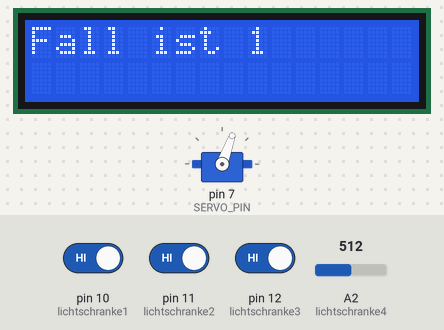
A sketch run on a simulated Arduino Uno, built with avr-gcc and run on an emulated ATmega328P. Parts: 16×2 character LCD, servo. Inputs (shaded band) come from the test bench; at power-on: A2 (lichtschranke4) = 512, pin 10 (lichtschranke1) HIGH, pin 11 (lichtschranke2) HIGH, pin 12 (lichtschranke3) HIGH. Random numbers use the default seed unless the sketch sets one; the audio player accepts every command and is not drawn; what the sketch prints to the serial monitor is not drawn.

Above: at 8.8 s.
8.9 s: A2 (lichtschranke4) set to 245
10.4 s: A2 (lichtschranke4) set to 219
At 11.9 s:
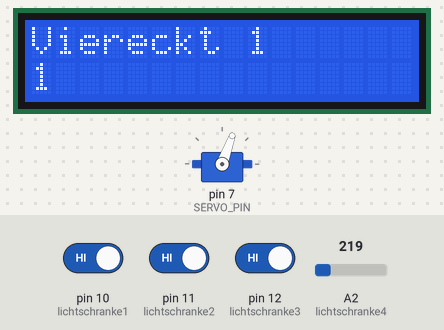
13.4 s: pin 10 (lichtschranke1) driven LOW
At 15.5 s:
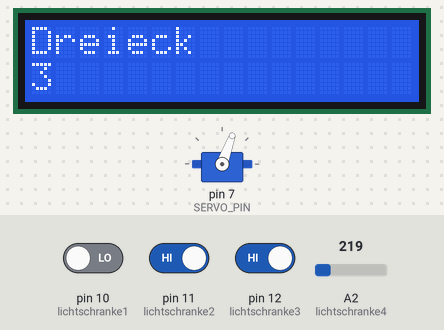
16.2 s: pin 11 (lichtschranke2) driven LOW
At 17.2 s:
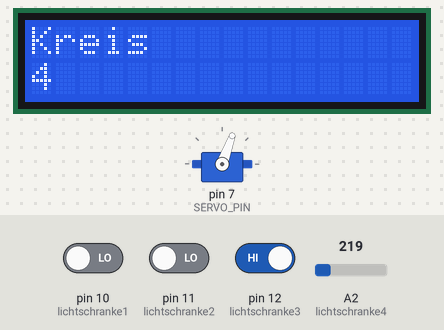
25.2 s: pin 10 (lichtschranke1) driven HIGH
At 27.9 s:
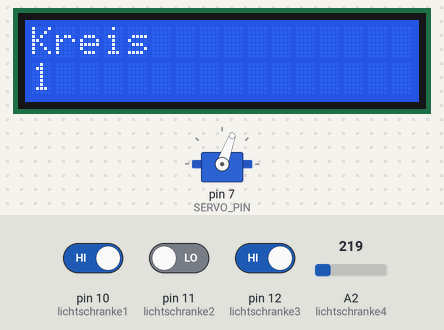
28.2 s: pin 12 (lichtschranke3) driven LOW
At 29.7 s:
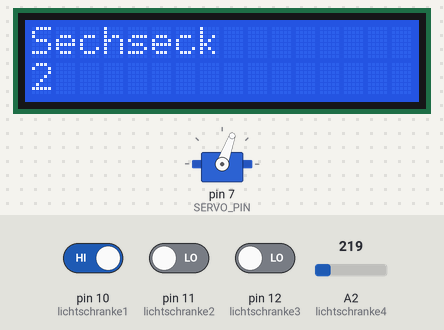
Timing chart, 0 to 45.1 s (numbered marks = the images above; inputs shaded):
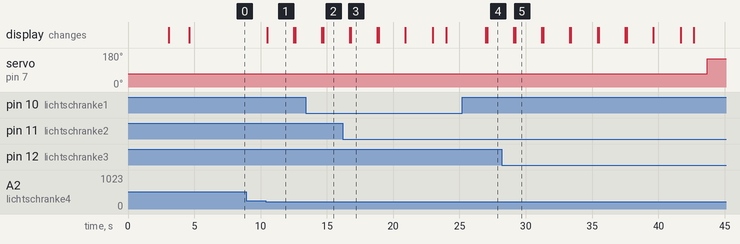

The sketch:

Final_1.ino
```cpp
#include <Servo.h>
#include "Arduino.h"
#include "SoftwareSerial.h"
#include "DFRobotDFPlayerMini.h"
#include <LiquidCrystal.h>

#define SERVO_PIN 7

// Pin-Definitionen
const int lichtschranke1 = 10;  // Dreieck
const int lichtschranke2 = 11;  // Kreis
const int lichtschranke3 = 12;  // Sechseck
const int lichtschranke4 = A2;  // Viereck
const int lichtschranke5 = A1;  // Abstandsmessung in der Klappe

LiquidCrystal lcd(6, 5, 4, 3, 2, 13);  //Pin, an dem LCD angeschlossen ist

Servo servo;

SoftwareSerial mySoftwareSerial(8, 9);  // RX, TX
DFRobotDFPlayerMini myDFPlayer;
void printDetail(uint8_t type, int value);

// Zähvariablen
int a = 0;
int b = 0;
int c = 0;
int d = 0;
int i = 0;

int Fall;
int AnzahlVersuche = 0;

int WinkelZu = 70;
int WinkelAuf = 150;

const unsigned long maxzeit = 20000;  // Zeitmessungen
unsigned long startzeit;
unsigned long wartezeit;
unsigned long richtigzeit;

bool Ergebnis = false;         // gibt Auskunft, ob der Fall richtig erraten wurde
bool FalscheEingaben = false;  // zu viele falsche Eingaben

int Entfernung = 0;  // Abstandsmessung im Fach

void setup() {

  lcd.begin(16, 2);
  lcd.clear();
  lcd.setCursor(0, 0);
  lcd.print("Guten Tag");
  delay(3000);
  lcd.clear();
  lcd.setCursor(0, 0);
  lcd.print("Moechten Sie");
  lcd.setCursor(0, 1);
  lcd.print("eine Suessigkeit");

  Serial.println("____________________");
  Serial.begin(9600);

  pinMode(lichtschranke1, INPUT);  // Lichtschranke als Eingang festlegen
  pinMode(lichtschranke2, INPUT);
  pinMode(lichtschranke3, INPUT);
  pinMode(lichtschranke4, INPUT);
  pinMode(lichtschranke5, INPUT);

  mySoftwareSerial.begin(9600);
  Serial.println();
  Serial.println(F("DFRobot DFPlayer Mini Demo"));
  Serial.println(F("Initializing DFPlayer ... (May take 3~5 seconds)"));

  // MP3-Modul-start
  if (!myDFPlayer.begin(mySoftwareSerial)) {  //Use softwareSerial to communicate with mp3.
    Serial.println(F("Unable to begin:"));
    Serial.println(F("1.Please recheck the connection!"));
    Serial.println(F("2.Please insert the SD card!"));
  }
  Serial.println(F("DFPlayer Mini online."));
  myDFPlayer.volume(22);  //Set volume value. From 0 to 30


  moveServo(WinkelZu);  // Ausgangszustand der Klappe

  randomSeed(analogRead(5));  // generieren eines zufälligen Falls (1-4)
  Fall = random(4) + 1;
  Serial.println((String) "Fall: " + Fall);

  lcd.clear();
  lcd.print("Fall ist ");
  lcd.print(Fall);
  delay(3000);

  startzeit = millis();
  wartezeit = millis();
}

void loop() {

  if (Ergebnis == false) {

    if (digitalRead(lichtschranke1) == 0) {
      i = i + 1;
      a = a + 1;
      Serial.println((String) "Anzahl Gegenstände IR1: " + i);
      delay(100);
      startzeit = millis();
      lcd.setCursor(0, 0);
      lcd.print("Dreieck");
      lcd.setCursor(0, 1);
      lcd.print(i);
      delay(2000);
      lcd.clear();
    }
    if (digitalRead(lichtschranke2) == 0) {
      i = i + 1;
      b = b + 1;
      Serial.println((String) "Anzahl Gegenstände IR2: " + i);
      delay(100);
      startzeit = millis();
      lcd.setCursor(0, 0);
      lcd.print("Kreis");
      lcd.setCursor(0, 1);
      lcd.print(i);
      delay(2000);
      lcd.clear();
    }
    if (digitalRead(lichtschranke3) == 0) {
      i = i + 1;
      c = c + 1;
      Serial.println((String) "Anzahl Gegenstände IR3: " + i);
      delay(100);
      startzeit = millis();
      lcd.setCursor(0, 0);
      lcd.print("Sechseck");
      lcd.setCursor(0, 1);
      lcd.print(i);
      delay(2000);
      lcd.clear();
    }
    if (analogRead(lichtschranke4) >= 30 && analogRead(lichtschranke4) <= 230) {
      i = i + 1;
      d = d + 1;
      Serial.println((String) "Anzahl Gegenstände IR4: " + i);
      delay(100);
      startzeit = millis();
      lcd.setCursor(0, 0);
      lcd.print("Viereck");
      lcd.setCursor(0, 1);
      lcd.print(i);
      delay(2000);
      lcd.clear();
    }

    // wenn nach 40 Sekunden kein stein eingeworfen wird, werden die Zähler zurückgesetzt
    if (millis() - startzeit > 40000 && i <= 3) {
      ResetVariablen();
      Fall = random(4) + 1;
      Serial.println("Variablen zurückgesetzt");
      Serial.println((String) "aktueller Fall: " + Fall);
      delay(50);

      lcd.clear();
      lcd.setCursor(0, 0);
      lcd.print("Guten Tag");
      delay(3000);
      lcd.clear();
      lcd.setCursor(0, 0);
      lcd.print("Moechten Sie");
      lcd.setCursor(0, 1);
      lcd.print("eine Suessigkeit");
      delay(3000);
      lcd.clear();
      lcd.setCursor(0, 0);
      lcd.print("aktueller Fall");
      lcd.setCursor(0, 1);
      lcd.print("ist ");
      lcd.print(Fall);
      delay(3000);
      lcd.clear();

      Ergebnis = false;
    }

    if (i >= 4) {  // Überprüfen, ob 4 Gegenstände erkannt wurden
      delay(1000);
      Serial.println("4 Gegenstände erkannt");

      // Fall 1: wenn in 3 und 4 etwas reinfällt geht die tür auf
      if (Fall == 1) {
        if (c >= 1 && d >= 1) {
          RichtigeEingabe();
        } else {
          FalscheEingabe();
        }
      }

      // Fall 2: wenn nur in 4 etwas reinfällt
      if (Fall == 2) {
        if (a == 0 && b == 0 && c == 0 && d >= 1) {
          RichtigeEingabe();
        } else {
          FalscheEingabe();
        }
      }

      // Fall 3: wenn in 1,2 und 3 etwas reinfällt
      if (Fall == 3) {
        if (a >= 1 && b >= 1 && c >= 1 && d == 0) {
          RichtigeEingabe();
        } else {
          FalscheEingabe();
        }
      }

      // Fall 4: wenn in 2 und 4 etwas reinfällt
      if (Fall == 4) {
        if (a == 0 && b >= 1 && c == 0 && d >= 1) {
          RichtigeEingabe();
        } else {
          FalscheEingabe();
        }
      }

      // Zurücksetzen der Variabler bzw. Zähler
      ResetVariablen();

      Serial.println((String) "Anzahl Gegenstände: " + i);
    }

  } else {  // Ergebnis wurde richig erraten
    Serial.println("Antwort richtig");
    delay(1000);
    richtigzeit = millis();
    if (servo.read() != WinkelAuf) {
      moveServo(WinkelAuf);
      Serial.println("Klappe auf");
      delay(50);
    }

    while (richtigzeit - millis() < 20000) {
      Serial.println("in der while");
      Entfernung = analogRead(lichtschranke5);
      Serial.println((String) "Entfernung: " + Entfernung);
      if (Entfernung <= 200) {  // Erkennung, ob etwas in das Fach greift
        Serial.println("Sound jz bitte abspielen");
        myDFPlayer.play(1);
        delay(10000);
        if (servo.read() != WinkelZu) {
          moveServo(WinkelZu);
        }
        delay(2000);
        Ergebnis = false;
      }
    }

    // ist glaube egal, aber erstmal noch im code
    if (millis() - wartezeit > 40000) {  // wenn nach x Sekunden nichts weiter passiert, geht es wieder in den Ausgangszustand
      Fall = random(4) + 1;
      Serial.println((String) "Neuer Fal: " + Fall);
      Ergebnis = false;
    }

    if (FalscheEingaben == true) {  // Anzahl max Versuche überschritten
      Serial.println("Zu viele falsche Eingaben");

      lcd.clear();
      lcd.setCursor(0, 0);
      lcd.print("Und du bist");
      lcd.setCursor(0, 1);
      lcd.print("raus (5)");
      delay(3000);
      lcd.clear();
      delay(2000);

      AnzahlVersuche = 0;
      ResetVariablen();
      FalscheEingaben = false;
      Ergebnis = false;
    }
  }
}


void moveServo(int angle) {
  servo.attach(SERVO_PIN);
  servo.write(angle);
  delay(1000);
  servo.detach();
}

void RichtigeEingabe() {
  delay(1000);
  lcd.begin(16, 2);
  lcd.print("Richtig!");
  delay(1000);
  lcd.clear();
  wartezeit = millis();

  Ergebnis = true;
}

void FalscheEingabe() {
  AnzahlVersuche++;
  Serial.println((String) "Anzahl Versuche: " + AnzahlVersuche);
  delay(1000);
  lcd.begin(16, 2);
  lcd.print("Falsch!");
  delay(1000);
  lcd.clear();
  Serial.println("Klappe bleibt zu");
  if (servo.read() != WinkelZu) {
    moveServo(WinkelZu);
  }

  if (AnzahlVersuche == 1) {
    lcd.clear();
    lcd.setCursor(0, 0);
    lcd.print("Versuche etwas");
    lcd.setCursor(0, 1);
    lcd.print("anderes (1)");
    delay(3000);
    lcd.clear();
  }

  if (AnzahlVersuche == 2) {
    lcd.clear();
    lcd.setCursor(0, 0);
    lcd.print("Das war es");
    lcd.setCursor(0, 1);
    lcd.print("leider nicht (2)");
    delay(3000);
    lcd.clear();
  }

  if (AnzahlVersuche == 3) {
    lcd.clear();
    lcd.setCursor(0, 0);
    lcd.print("Denk noch mal");
    lcd.setCursor(0, 1);
    lcd.print("scharf nach (3)");
    delay(3000);
    lcd.clear();
  }

  if (AnzahlVersuche == 4) {
    lcd.clear();
    lcd.setCursor(0, 0);
    lcd.print("Versuche etwas");
    lcd.setCursor(0, 1);
    lcd.print("anderes");
    delay(3000);
    lcd.clear();
  }

  if (AnzahlVersuche > 4) {
    FalscheEingaben = true;
  }

  Ergebnis = false;
}

void ResetVariablen() {
  i = 0;
  a = 0;
  b = 0;
  c = 0;
  d = 0;
}
```

Measured:
- the behaviour switches between 231 and 230 on A2 (lichtschranke4) (found by bisection; images 0 and 1)
- after the input at 8.9 s, every drawn part: stays the same
- after the input at 10.4 s, the display: changes after 0.10 s (image 1)
- after the input at 28.2 s, servo on pin 7 (SERVO_PIN): 70° → 150° after 15.5 s
- what the display in image 1 shows lasts 2.0 s, from 10.5 s to 12.5 s
